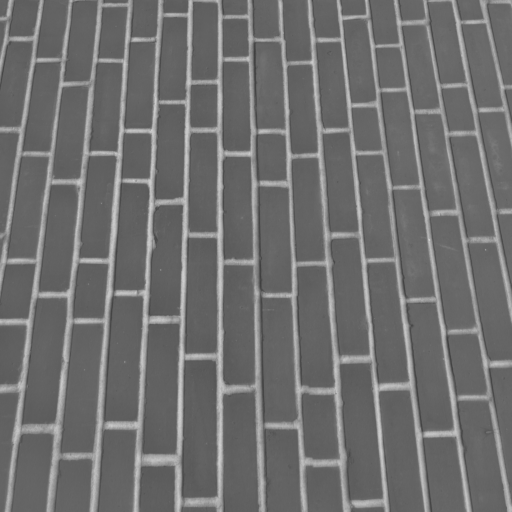
#> input picture Lab/Immagini/brick.png, 512 x 512 px, found by its file name
$ python LBP+KNN.py
#> lines starting #> are read from the running program, lines starting #| are printed output that depends on the picture
### Lab/myLibreria.py
# -*- coding: utf-8 -*-

import numpy as np # importa Numpy
import matplotlib.pyplot as plt # importa Matplotlib
import scipy.ndimage as ndi # importa Scipy per le immagini
import skimage.io as io # importa il modulo Input/Output di SK-Image
import skimage.exposure as exp
from skimage.feature import local_binary_pattern
from bitop import bitget

# [275 lines left out: functions vediJpg, vediRAW, vediRGB, vediFalsiColori, dividiRGB, annullaComponenteRGB and 12 more, not called in this run]

def extract_feat(x,P,R):
    "estrae il vettore di feature dall'immagine mediante LBP"
    y = local_binary_pattern(x, P, R, method='ror')
    h,b = np.histogram(y, bins=np.arange(257), density=True)
    return h


### Lab/Lab7/LBP+KNN.py
# -*- coding: utf-8 -*-

from skimage.feature import local_binary_pattern
import myLibreria as my
import numpy as np
import matplotlib.pyplot as plt
import skimage.io as io
import scipy.ndimage as ndi
from pathlib import Path

path_immagini = Path(r"C:\Users\lucia\Desktop\FilePc\Uni\Magistrale\ESM\Laboratorio\Immagini_lab")
plt.close('all')

"import delle tessiture"
brick = np.float64(io.imread(path_immagini/"brick.png"))
#> brick: shape (512, 512) float64; min 63, max 207, mean 111.5
#plt.figure('brick'); plt.imshow(brick, clim=None, cmap='gray');

grass = np.float64(io.imread(path_immagini/"grass.png"))
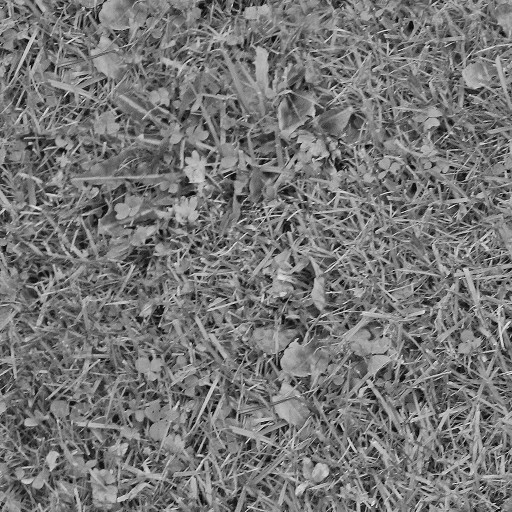
#> input picture Lab/Immagini/grass.png, 512 x 512 px, found by its file name
#> grass: shape (512, 512) float64; min 0, max 244, mean 118.2
#plt.figure('grass'); plt.imshow(grass, clim=None, cmap='gray');

gravel = np.float64(io.imread(path_immagini/"gravel.png"))
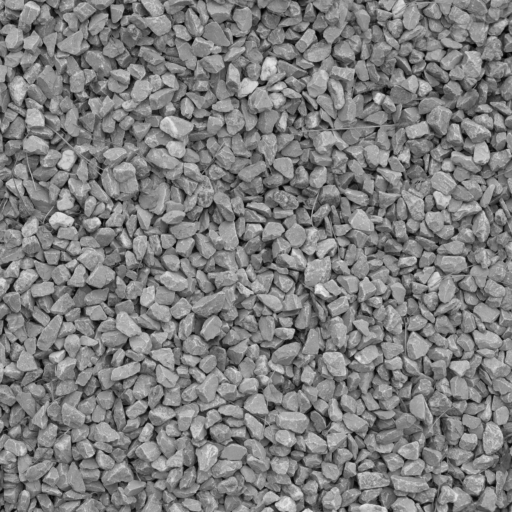
#> input picture Lab/Immagini/gravel.png, 512 x 512 px, found by its file name
#> gravel: shape (512, 512) float64; min 0, max 237, mean 126.5
plt.figure('gravel'); plt.imshow(gravel, clim=None, cmap='gray');

"calcolo il LBP delle tessiture"
P = 8
R = 1

brick_hist = my.extract_feat(brick, P, R)
#> in extract_feat, `h,b = np.histogram(y, bins=np.arange(257), density=True)`: h = 256 values, max 0.189 at index 255, min 0 at index 2, mean 0.00391; b = 257 values from 0 to 256
#> brick_hist has the same summary as h in extract_feat

grass_hist = my.extract_feat(grass, P, R)
#> grass_hist = 256 values, max 0.144 at index 15, min 0 at index 2, mean 0.00391

gravel_hist = my.extract_feat(gravel, P, R)
#> call 3 of extract_feat, with P = 8, R = 1
#> in extract_feat (call 3), `y = local_binary_pattern(x, P, R, method='ror')`:
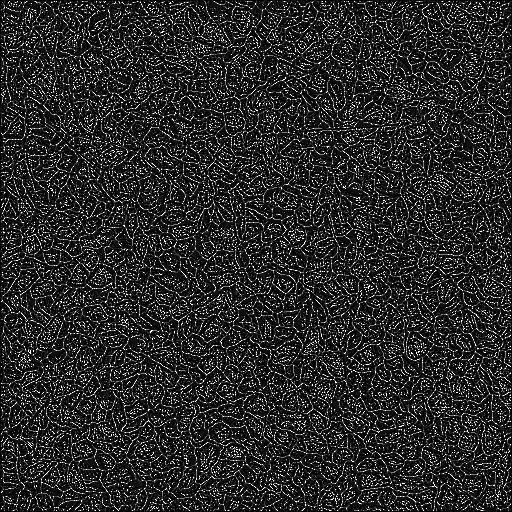
#> y: shape (512, 512) float64; min 0, max 255, mean 43.4
#> in extract_feat (call 3), `h,b = np.histogram(y, bins=np.arange(257), density=True)`: h = 256 values, max 0.223 at index 15, min 0 at index 2, mean 0.00391
#> gravel_hist has the same summary as h in extract_feat

"import immagini da classificare"
x1 = np.float64(io.imread(path_immagini/"img1.jpg"))
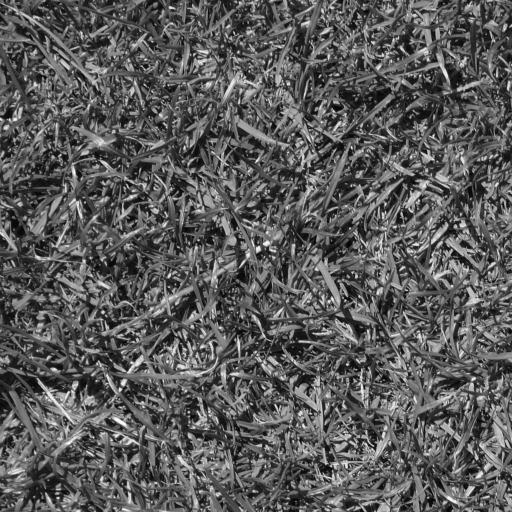
#> input picture Lab/Immagini/img1.jpg, 512 x 512 px, found by its file name
#> x1: shape (512, 512) float64; min 0, max 255, mean 90.4
#plt.figure('img1'); plt.imshow(x1, clim=None, cmap='gray');

x2 = np.float64(io.imread(path_immagini/"img2.jpg"))
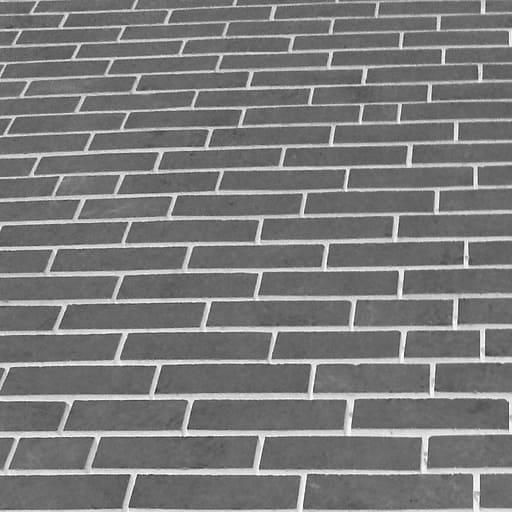
#> input picture Lab/Immagini/img2.jpg, 512 x 512 px, found by its file name
#> x2: shape (512, 512) float64; min 42, max 255, mean 122.4
#plt.figure('img2'); plt.imshow(x2, clim=None, cmap='gray');

x3 = np.float64(io.imread(path_immagini/"img3.jpg"))
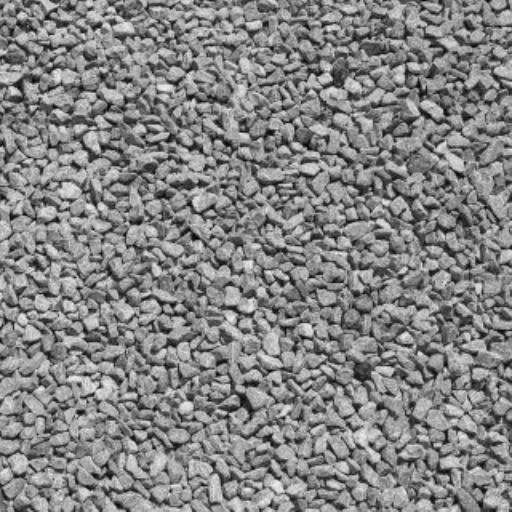
#> input picture Lab/Immagini/img3.jpg, 512 x 512 px, found by its file name
#> x3: shape (512, 512) float64; min 0, max 240, mean 132.3
plt.figure('img3'); plt.imshow(x3, clim=None, cmap='gray');

"""calcolo distanza SAD + classificazione
    sto a tutti gli effetti usando un knn molto semplificato manuale"""
h = my.extract_feat(x3, P ,R)
#> call 4 of extract_feat, with P = 8, R = 1
#> in extract_feat (call 4), `y = local_binary_pattern(x, P, R, method='ror')`:
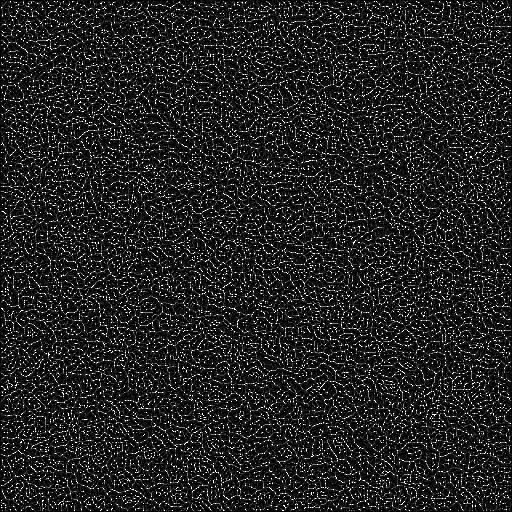
#> y: shape (512, 512) float64; min 0, max 255, mean 36.3
#> in extract_feat (call 4), `h,b = np.histogram(y, bins=np.arange(257), density=True)`: h = 256 values, max 0.264 at index 15, min 0 at index 2, mean 0.00391

d_brick = np.sum(np.abs(h - brick_hist))
#> d_brick = 0.497
d_grass = np.sum(np.abs(h - grass_hist))
#> d_grass = 0.464
d_gravel = np.sum(np.abs(h - gravel_hist))
#> d_gravel = 0.2

if (d_brick<d_grass) & (d_brick<d_gravel):
    plt.title('it is brick')
elif (d_gravel<d_brick) & (d_gravel<d_grass):
    plt.title('it is gravel')
else:
    plt.title('it is grass')
